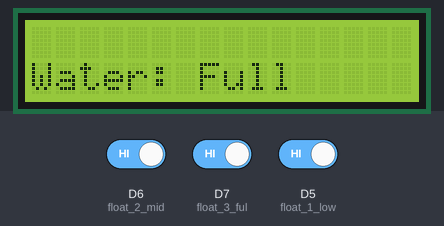
A sketch run on a simulated ESP8266 (NodeMCU). Shown: 16×2 character LCD. The test bench sets the inputs (shaded band); at power-on: D6 (float_2_mid) HIGH, D7 (float_3_ful) HIGH, D5 (float_1_low) HIGH. What the sketch prints to the serial monitor is not drawn.

Above: at 5.6 s.
5.7 s: D6 (float_2_mid) driven LOW
At 10.3 s:
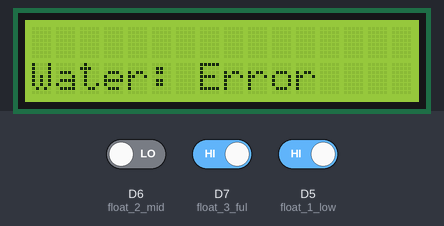
11.5 s: D7 (float_3_ful) driven LOW
At 16.2 s:
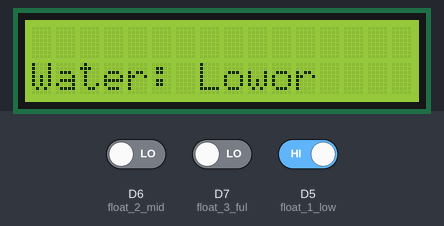
16.5 s: D5 (float_1_low) driven LOW
At 20.3 s:
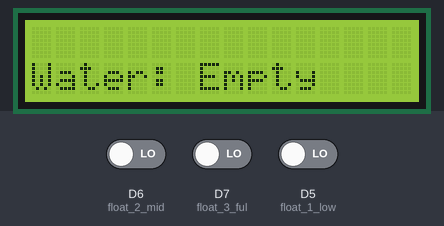
21.5 s: D5 (float_1_low) driven HIGH
At 26.2 s:
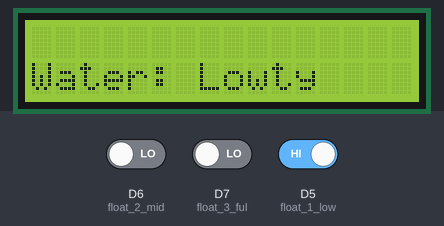
26.5 s: D6 (float_2_mid) driven HIGH
At 30.4 s:
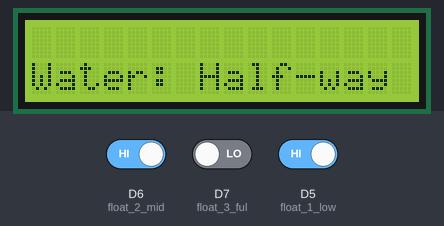
31.5 s: D7 (float_3_ful) driven HIGH
At 36.4 s:
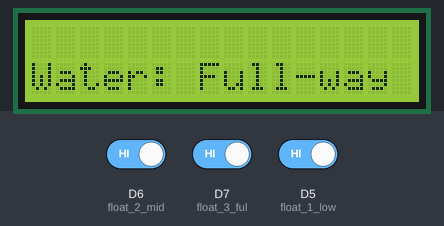
Timing chart, 0 to 37.5 s (numbered marks = the images above; inputs shaded):
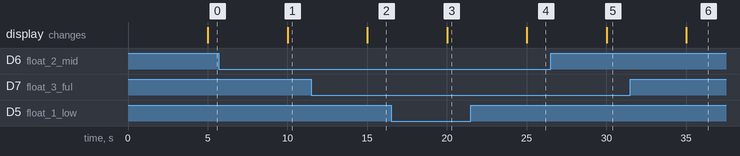

The sketch:

AquariumEmbededProject.ino
```cpp
/*
  ***********************************************************************************
  *    This code was created by : Mina Waheeb
  *    Date created             : 5/12/2022
  *    Date last modified       : 7/07/2022
  *
  *    modifications : 2/16/2022
  *    -> added lcd_func.h file
  *    -> added LCD.init function to set-up LCD
  *    -> added serial.begin for serial print
  *
  *    -> added floatValve_func.h file
  *    -> implemented floatValve init
  *    -> implemented floatValve func
  *
  *    -> added timeInterrupt_func.h file
  *    -> implemented updateSensors_func
  *
  *    modifications : 7/07/2022
  *    -> added float valve for mid, and ful levels
  *    -> modified main and lcd.h for better structure
  *    -> implemented LCD_valve_updater func
  *    -> implemented DetermineWaterLev func
  *    -> modified getFloatValve func (need make smarter in future)
  *
  *
  *
  *
  ***********************************************************************************

*/

/*libs*/
#include "Wire.h"               //for I2C
#include "lcd_func.h"           //lcd_func.h file
#include "floatValve_func.h"    //floatValve_func.h file
#include "timeInterrupt_func.h" //timeInterrupt_func.h file

/*defs*/
int counter = 0;      //testing lcd with ISR

/************************************************************************************
 *                      functions ".h" files declerations
*************************************************************************************/
void LCD_init();           //LCD initail startUp parameters
void LCD_valve_update();   //LCD water valves updater function

void floatValve_init();    //float valve sensor initail set-up

void updateSensors_func(); //time interrupt setup
/************************************************************************************/

void setup()
{
  //**************open serial over USB at 9600 baud*************
  Serial.begin(9600);
  //************************************************************

  LCD_init();           //initialize LCD
  floatValve_init();    //initialize float valves
}
void loop()
{
   //initialize and call time interrupt SR
   updateSensors_func();

   //LCD water valves updater function
   LCD_valve_update();
   Serial.print(float_mid);
}
```

floatValve_func.h
```cpp
/************************************************************************************
 *                          float valve function set-up
*************************************************************************************/

/*libs*/

/*defs*/
#define float_1_low              D5
#define float_2_mid              D6
#define float_3_ful              D7

int float_low = -1;
int float_mid = -1;
int float_ful = -1;
/* valveCase = 0(empty) = 1(low) = 2(half-way full) = 3(full) = 4(error)*/
int valveCase = -1;

void DetermineWaterLev();

/* float valve initialization function, runs only once from void setup() */
void floatValve_init()
{
  pinMode(float_1_low,INPUT_PULLUP);
  pinMode(float_2_mid,INPUT_PULLUP);
  pinMode(float_3_ful,INPUT_PULLUP);
}
/* Read valve sensor values*/
void getFloatValve()
{
  //---------float valve low-----------//
  if(digitalRead(float_1_low) == HIGH)
  {
    float_low = 1;
  }
  if(digitalRead(float_1_low) == LOW)
  {
    float_low = 0;
  }
  //-----------------------------------//

  //---------float valve mid-----------//
  if(digitalRead(float_2_mid) == HIGH)
  {
    float_mid = 1;
  }
  if(digitalRead(float_2_mid) == LOW)
  {
    float_mid = 0;
  }
  //-----------------------------------//

  //---------float valve ful-----------//
  if(digitalRead(float_3_ful) == HIGH)
  {
    float_ful = 1;
  }
  if(digitalRead(float_3_ful) == LOW)
  {
    float_ful = 0;
  }
  //-----------------------------------//
  DetermineWaterLev();
}

/* feed lcd*/
void DetermineWaterLev()
{
  if(float_low == 0 && float_mid == 0 && float_ful == 0)
  {
    valveCase = 0; //(empty)
  }
  else if(float_low == 1 && float_mid == 0 && float_ful == 0)
  {
    valveCase = 1; //(low)
  }
  else if(float_low == 1 && float_mid == 1 && float_ful == 0)
  {
    valveCase = 2; //(half-way full)
  }
  else if(float_low == 1 && float_mid == 1 && float_ful == 1)
  {
    valveCase = 3; //(full)
  }
  else
  {
    valveCase = 4; //(error)
  }
}
/************************************************************************************/
```

timeInterrupt_func.h
```cpp
/************************************************************************************
 *                       time interrupt function set-up
*************************************************************************************/

/*libs*/

/*defs*/
unsigned long previousMillis = 0; // var for captering time passed
const long interval = 5000;       // var for determining time interval (5s here)

int token = 0;

/* time interrupt initialization function, runs only once from void setup() */
void updateSensors_func()
{
  // using built in time ISR
  unsigned long currentMillis = millis();

  // setting up condition to update sensor info every 5s
  if(currentMillis - previousMillis >= interval)
  {
    previousMillis = currentMillis; // updating time passed var

    token = 1;
  }
  else
  {
    token = 0;
  }
}
/************************************************************************************/
```

lcd_func.h
```cpp
/************************************************************************************
 *                           LiquidCrystal function set-up
*************************************************************************************/

/*libs*/
#include "LCD.h"                //for LCD
#include "LiquidCrystal_I2C.h"  //added library for liquid crystal

/*defs*/
//Set the pins on the I2C chip used for LCD connections
//ADDR,EN,R/W,RS,D4,D5,D6,D7
LiquidCrystal_I2C lcd(0x27,2,1,0,4,5,6,7); //0x27 default I2C bus address

extern int token;     //from "timeInterrupt_func.h"

extern int float_low; //from "floatValve_func.h"
extern int float_mid; //from "floatValve_func.h"
extern int float_ful; //from "floatValve_func.h"

extern int valveCase; //from "floatValve_func.h"

void getFloatValve(); //float valve main function

/* LCD initialization function, runs only once from void setup() */
void LCD_init()
{
 // Set off LCD module
  lcd.begin (16,2); // 16 x 2 LCD module
  lcd.setBacklightPin(3,POSITIVE); // BL, BL_POL
  lcd.setBacklight(HIGH);

  lcd.home (); // Set cursor to 0,0
  lcd.print(""); // Custom text

  lcd.setCursor (0,1); // Go to home of 2nd line
  lcd.print("Water: ");

  lcd.setBacklight(HIGH); // Backlight on
}

/* LCD valve update function */
void LCD_valve_update()
{
  if(token == 1)
   {
    getFloatValve(); //update floatValve sensors

    if(valveCase == 0)
    {
      lcd.setCursor (7,1);  // Set cursor to 10,0 [need only update the data]
      lcd.print("Empty");      // the 1 indicates only one decimal to be printed
    }
    else if(valveCase == 1)
    {
      lcd.setCursor (7,1);
      lcd.print("Low");
    }
    else if(valveCase == 2)
    {
      lcd.setCursor (7,1);
      lcd.print("Half-way");
    }
    else if(valveCase == 3)
    {
      lcd.setCursor (7,1);
      lcd.print("Full");
    }
    else if(valveCase == 4)
    {
      lcd.setCursor (7,1);
      lcd.print("Error");
    }
   else if(token == 0)
   {

   }
  }
}
/************************************************************************************/
```

Measured:
- after the input at 5.7 s, the display: changes after 4.3 s (image 1)
- after the input at 11.5 s, the display: changes after 3.5 s (image 2)
- after the input at 16.5 s, the display: changes after 3.5 s (image 3)
- after the input at 21.5 s, the display: changes after 3.5 s (image 4)
- after the input at 26.5 s, the display: changes after 3.5 s (image 5)
- after the input at 31.5 s, the display: changes after 3.5 s (image 6)
